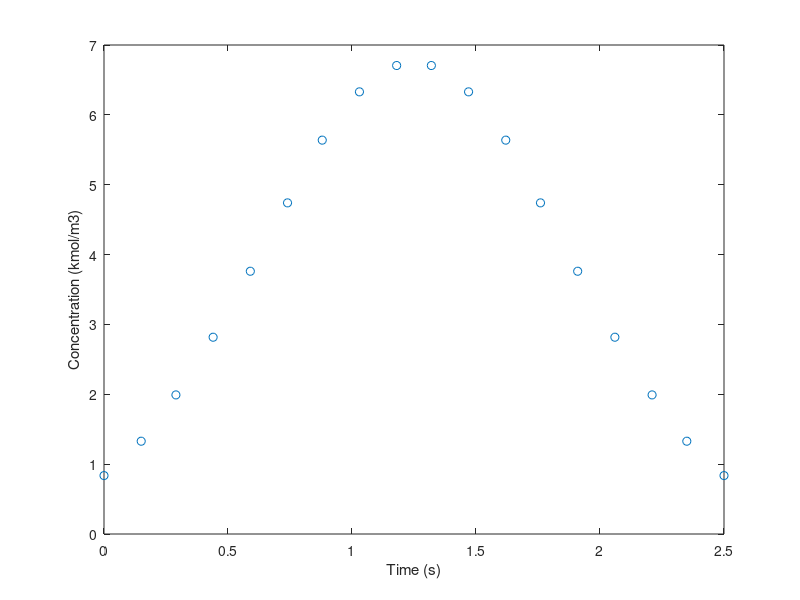

MATLAB code for this plot: (Note: this script raises an error after producing the figure.)
%Excercise 1
clear, clc
global sigma_tetta_square
time = [0,0.15,0.29,0.44,0.59,0.74,0.88,1.03,1.18,1.32,1.47,1.62,1.76,1.91, ...
    2.06,2.21,2.35,2.50]; % [s]

C = [0.8364,1.3283,1.9911,2.8169,3.7614,4.7402,5.6382,6.3295,6.7063,6.7063,6.3295,	...
    5.6382,4.7402,3.7614,2.8170,1.9911,1.3283,0.8364]; % [kmol/m3]

figure
plot(time,C, 'o')
xlabel('Time (s)')
ylabel('Concentration (kmol/m3)')

%%Data
d = 0.04; %m
A = pi*0.25*d^2; %m2
L = 30; %m
v = 8.1; %m/s
V = A*L; %m3
Q = A*v; %m3/s

kr = 0.1; %m3/kmol/s

%% Getting dispersion Coeff.

C_integral = trapz(time,C);
N = length(C);

%C_integral2 = 0;

%for i=1:N-1
%    C_integral2 = C_integral2 + (C(i)+C(i+1))/2 * (time(i+1)-time(i));
%end

E = C/C_integral;

%zero order moment

m0 = trapz(time,E);

%RTD
W = E/m0;

%1st order moment
E_time = ones(1,length(E));
for i= 1:length(E)
    E_time(i) = E(i)*time(i);
end

t_mean = trapz(time,E_time);

%2nd order moment
E_time_square = ones(1, length(E));
for i=1:length(E)
    E_time_square(i) = E(i)* time(i)^2;
end

sigma_square_integral = trapz(time, E_time_square);
sigma_square = sigma_square_integral - t_mean^2;
sigma_tetta_square = sigma_square/t_mean^2 ;

first_guess = 2/sigma_tetta_square;

Pe = fsolve(@PecletFunction, first_guess);
D_eff = v*L/Pe; 
fprintf('D_eff : %f m2/s', D_eff)

%% Function
function PecletFunction = PecletFunction(x)
global sigma_tetta_square
Pe = x;

PecletFunction = Pe - 2/sigma_tetta_square*(1-1/Pe*(1-exp(-Pe)));
end